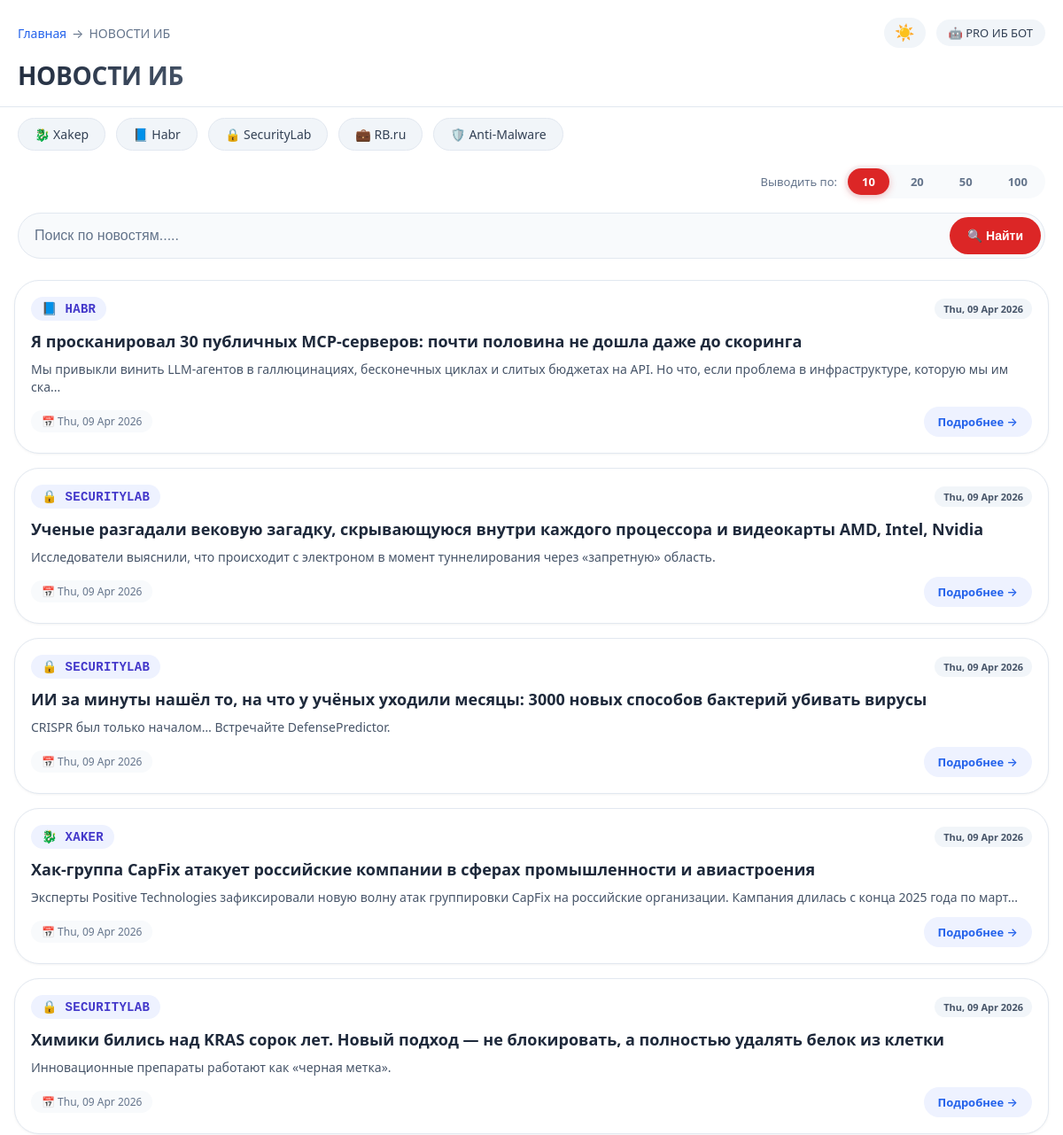
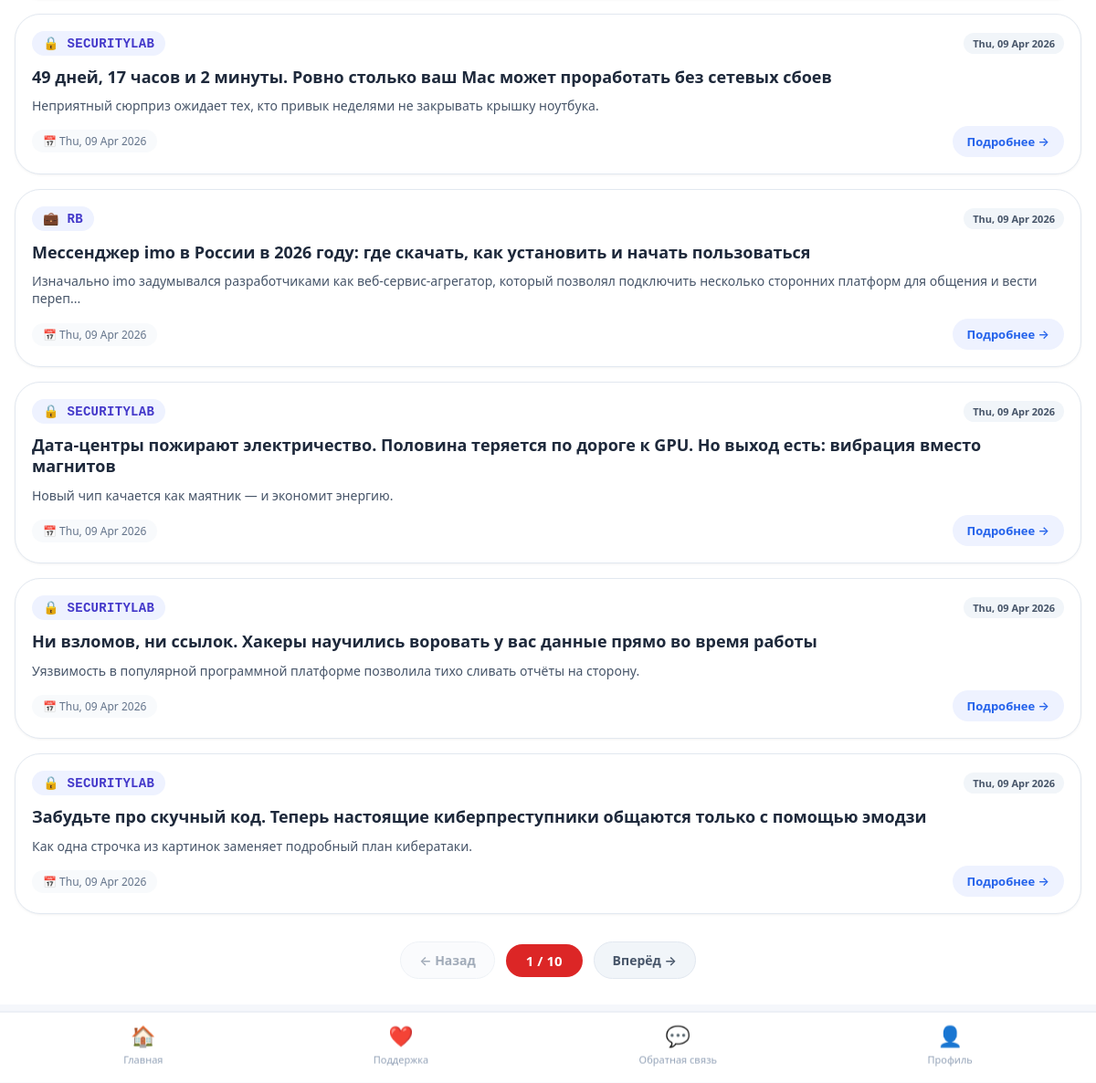
/news?page=1&limit=10, run on an earlier commit of the app's database (2 pictures, top to bottom).
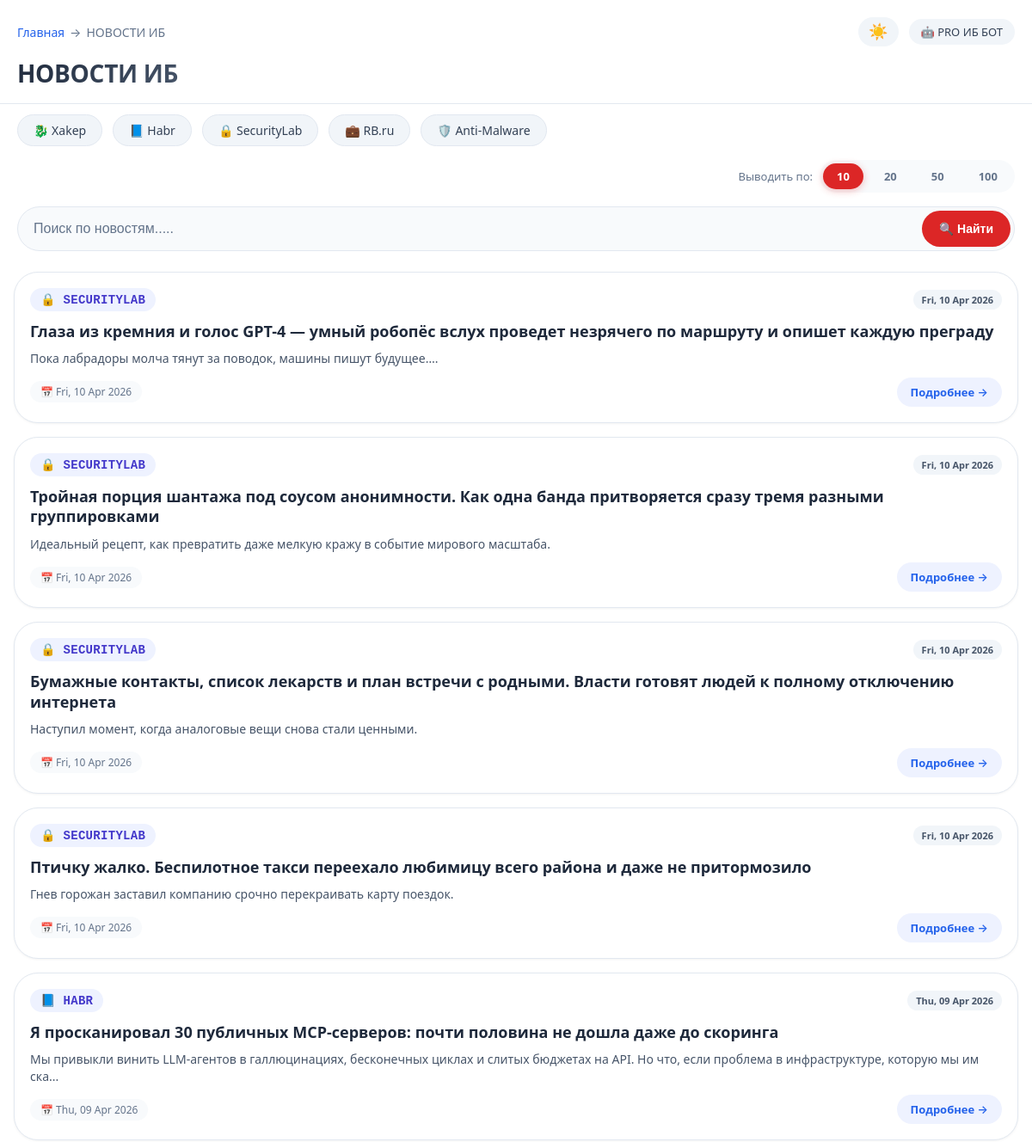
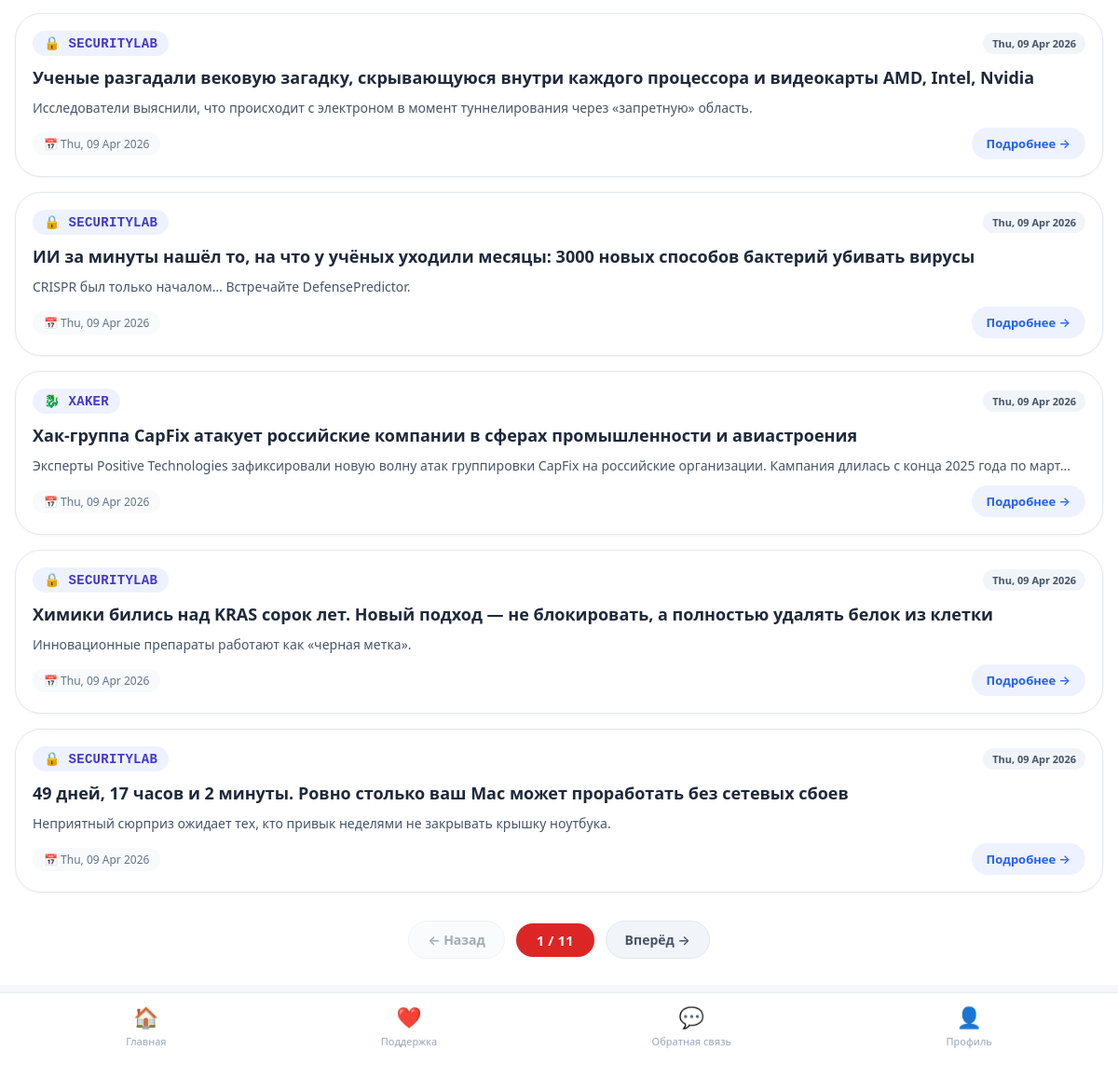
And on a later commit of the database (2 pictures, top to bottom).
### tables this page shows
CREATE TABLE news (id INTEGER PRIMARY KEY AUTOINCREMENT, title TEXT NOT NULL, content TEXT, link TEXT UNIQUE NOT NULL, source TEXT NOT NULL, published_date TEXT, published_date_iso TEXT, search_text TEXT);

### wsgi.py (the view)
@app.route('/news')
def news():
    page = request.args.get('page', 1, type=int)
    limit = request.args.get('limit', 20, type=int)
    filter_source = request.args.get('source') or request.args.get('filter', 'all')
    offset = (page - 1) * limit
    if filter_source != 'all':
        total = config.get_news_count_by_source(filter_source)
        news = config.get_news_page_by_source(filter_source, limit, offset)
    else:
        total = config.get_news_count()
        news = config.get_news_page(limit, offset)
    total_pages = (total + limit - 1) // limit
    return render_template(
        'news.html',
        news=news,
        page=page,
        total_pages=total_pages,
        limit=limit,
        filter_source=filter_source
    )

### config.py (called while the page is built)
def get_norm_db():
    con = sqlite3.connect("site.db")
    con.row_factory = sqlite3.Row  # для удобного доступа по именам колонок
    return con

def get_news_count():
    con = get_norm_db()
    cursor = con.cursor()
    cursor.execute("SELECT COUNT(*) FROM news")
    count = cursor.fetchone()[0]
    con.close()
    return count

def get_news_page(limit, offset):
    con = get_norm_db()
    cursor = con.cursor()
    cursor.execute("""
        SELECT id, title, content, link, source, published_date
        FROM news
        ORDER BY published_date_iso DESC
        LIMIT ? OFFSET ?
    """, (limit, offset))
    news = cursor.fetchall()
    con.close()
    return news

### templates/news.html (shortened to what the changed rows need)
<!DOCTYPE html>
<html lang="ru">
<head>
    <link rel="stylesheet" href="/static/style.css">
</head>
<body>
<div class="app-container">
    <div class="nav-header">
        <div class="title-section">
            <h1>НОВОСТИ ИБ</h1>
        </div>
    </div>
    <div class="limit-row">
        <div class="limit-buttons">
            {% for count in [10, 20, 50, 100] %}
                {% if count == limit %}
                    <span class="limit-btn active" data-limit="{{ count }}">{{ count }}</span>
                {% else %}
                    <a href="/news?page=1&limit={{ count }}" class="limit-btn" data-limit="{{ count }}">{{ count }}</a>
                {% endif %}
            {% endfor %}
        </div>
    </div>
        <div class="main-content">
            <div class="vuln-list">
                {% for item in news %}
                <div class="vuln-card">
                    <div class="card-header">
                        <span class="identifier">
                            {% if item['source'] == 'xaker' %}🐉
                            {% elif item['source'] == 'habr' %}📘
                            {% elif item['source'] == 'securitylab' %}🔒
                            {% elif item['source'] == 'rb' %}💼
                            {% elif item['source'] == 'anti' %}🛡️
                            {% endif %}
                            {{ item['source']|upper }}
                        </span>
                        <span class="severity-tag">{{ item['published_date'][:16] if item['published_date'] else 'Нет даты' }}</span>
                    </div>
                    <div class="vuln-name">{{ item['title'] }}</div>
                    {% set desc = item['content'] if item['content'] else 'Описание отсутствует' %}
                    <div class="vuln-description">{{ desc[:150] }}{% if desc|length > 150 %}...{% endif %}</div>
                    <div class="meta-row">
                        <span class="date-badge">📅 {{ item['published_date'][:16] if item['published_date'] else 'Нет даты' }}</span>
                        <a href="/news/{{ item['id'] }}?page={{ page }}&limit={{ limit }}" class="detail-link">Подробнее →</a>
                    </div>
                </div>
                {% endfor %}
            </div>
        </div>
        <div class="pagination-wrapper">
            {% if page > 1 %}
                <a href="/news?page={{ page - 1 }}&limit={{ limit }}{% if request.args.get('q') %}&q={{ request.args.get('q') }}{% endif %}{% if request.args.get('filter') %}&filter={{ request.args.get('filter') }}{% endif %}" class="pagination-btn">← Назад</a>
            {% else %}
                <span class="pagination-btn disabled">← Назад</span>
            {% endif %}
            <span class="page-indicator">{{ page }} / {{ total_pages }}</span>
            {% if page < total_pages %}
                <a href="/news?page={{ page + 1 }}&limit={{ limit }}" class="pagination-btn">Вперёд →</a>
            {% else %}
                <span class="pagination-btn disabled">Вперёд →</span>
            {% endif %}
        </div>
    </div>
</body>
</html>

What changed in the data, as far as the page shows it:
no longer on this page (row unchanged): news: source "RB", published_date "Thu, 09 Apr 2026", title "Мессенджер imo в России в 2026 году: где скачать, как установить и начать пользоваться", content "Изначально imo задумывался разработчиками как веб-сервис-агрегатор, который позволял подключить несколько сторонних платформ для общения и вести переп"
no longer on this page (row unchanged): news: source "SECURITYLAB", published_date "Thu, 09 Apr 2026", title "Дата-центры пожирают электричество. Половина теряется по дороге к GPU. Но выход есть: вибрация вместо магнитов", content "Новый чип качается как маятник — и экономит энергию."
no longer on this page (row unchanged): news: source "SECURITYLAB", published_date "Thu, 09 Apr 2026", title "Ни взломов, ни ссылок. Хакеры научились воровать у вас данные прямо во время работы", content "Уязвимость в популярной программной платформе позволила тихо сливать отчёты на сторону."
no longer on this page (row unchanged): news: source "SECURITYLAB", published_date "Thu, 09 Apr 2026", title "Забудьте про скучный код. Теперь настоящие киберпреступники общаются только с помощью эмодзи", content "Как одна строчка из картинок заменяет подробный план кибератаки."
added news: source "SECURITYLAB", published_date "Fri, 10 Apr 2026", title "Глаза из кремния и голос GPT-4 — умный робопёс вслух проведет незрячего по маршруту и опишет каждую преграду", content "Пока лабрадоры молча тянут за поводок, машины пишут будущее…."
added news: source "SECURITYLAB", published_date "Fri, 10 Apr 2026", title "Тройная порция шантажа под соусом анонимности. Как одна банда притворяется сразу тремя разными группировками", content "Идеальный рецепт, как превратить даже мелкую кражу в событие мирового масштаба."
added news: source "SECURITYLAB", published_date "Fri, 10 Apr 2026", title "Бумажные контакты, список лекарств и план встречи с родными. Власти готовят людей к полному отключению интернета", content "Наступил момент, когда аналоговые вещи снова стали ценными."
added news: source "SECURITYLAB", published_date "Fri, 10 Apr 2026", title "Птичку жалко. Беспилотное такси переехало любимицу всего района и даже не притормозило", content "Гнев горожан заставил компанию срочно перекраивать карту поездок."
Also different on the page:
{{ total_pages }}: "10" → "11"
